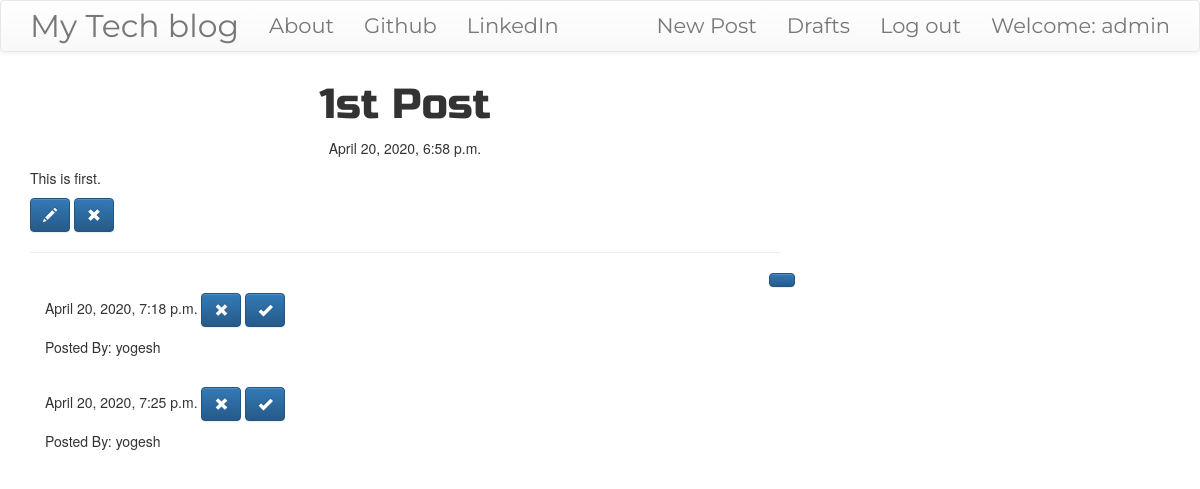
Page /post/10 (signed in) on the committed database.
### blog/models.py (models this page shows, shortened)
class Post(models.Model):
    author = models.ForeignKey('auth.User',on_delete=models.PROTECT) #understand this
    title = models.CharField(max_length=256)
    text = models.TextField()
    create_date = models.DateTimeField(default=timezone.now())
    published_date = models.DateTimeField(blank=True, null=True)

class Comment(models.Model):
    post = models.ForeignKey('blog.Post', related_name='comments',on_delete=models.PROTECT)
    author = models.CharField(max_length=256)
    text = models.TextField()
    create_date = models.DateTimeField(default=timezone.now)
    approved_comment = models.BooleanField(default=False)

### blog/views.py (the view)
# urls.py: path('post/<int:pk>',views.PostDetailView.as_view(),name='post_detail'),
class PostDetailView(DetailView):
    model = Post

### blog/templates/blog/post_detail.html (shortened to what this page needs)
{% extends 'blog/base.html' %}
{% block content %}
<h1 class = "posttitle">{{post.title}}</h1>
{% if post.published_date %}
<div class="date postdate">
  {{ post.published_date}}
</div>
{%else%}
<a class="btn btn-default" href="{%url 'blog:post_publish' pk=post.pk %}">Publish</a>
{% endif %}
<p class='postcontent'>{{post.text|safe|linebreaksbr}}</p>
{% if user.is_authenticated %}
  <a class='btn btn-primary' href="{% url 'blog:post_edit' pk=post.pk %}"><span class='glyphicon glyphicon-pencil'></span></a>
  <a class='btn btn-primary' href="{% url 'blog:post_remove' pk=post.pk %}"><span class='glyphicon glyphicon-remove'></span></a>
<hr>
  <a class='btn btn-primary btn-comment' href="{%url 'blog:add_comment_to_post' pk=post.pk %}"></a>
<div class="container">
  {%for comment in post.comments.all %}
<br>
{%if user.is_authenticated or comment.approved_comment %}
{{comment.create_date}}
  {% if not comment.approved_comment %}
    <a class='btn btn-primary' href="{% url 'blog:comment_remove' pk=post.pk %}"><span class='glyphicon glyphicon-remove'></span></a>
    <a class='btn btn-primary' href="{% url 'blog:comment_approve' pk=post.pk %}"><span class='glyphicon glyphicon-ok'></span></a>
    <p>Posted By: {{comment.author}}</p>
  {%endif%}
{%endif%}
{%empty%}
<p>No Comments</p>
  {%endfor%}
</div>
{%endif%}
{%endblock%}

### blog/templates/blog/base.html (shortened to what this page needs)
<!DOCTYPE html>
{% load static %}
<html>
    <head>
        <link rel="stylesheet" href="https://maxcdn.bootstrapcdn.com/bootstrap/3.3.7/css/bootstrap.min.css">
        <link rel="stylesheet" href="https://maxcdn.bootstrapcdn.com/bootstrap/3.3.7/css/bootstrap-theme.min.css">
        <link rel="stylesheet" href="//cdn.jsdelivr.net/medium-editor/latest/css/medium-editor.min.css" type="text/css" media="screen" charset="utf-8">
        <link rel="stylesheet" href="{% static 'css/blog.css' %}">
<body class='loader'>
  <nav class="navbar navbar-default techfont custom-navbar">
    <div class="container">
      <ul class="nav navbar-nav">
        <li><a class='navbar-brand bigbrand' href="{% url 'blog:post_list' %}">My Tech blog</a></li>
        <li><a href="{% url 'blog:about' %}">About</a></li>
        <li><a href="https://www.github.com">Github</a></li>
        <li><a href="https://www.linkedin.com">LinkedIn</a></li>
      </ul>
      <ul class="nav navbar-nav navbar-right">
        {% if user.is_authenticated %}
        <li>
          <a href="{% url 'blog:post_new' %}" >New Post</a>
        </li>
        <li>
          <a href="{% url 'blog:post_draft_list' %}">Drafts</a>
        </li>
        <li>
          <a href="{% url 'logout' %}" >Log out</a>
        </li>
        <li>
          <a >Welcome: {{ user.username }}</a>
        </li>
          {% else %}
          <li><a class='nav navbar-right' href="{% url 'login' %}" ><span class="glyphicon glyphicon-user"></span></a></li>
        {% endif %}
      </ul>
  </div>
</nav>
        <div class="content container">
            <div class="row">
                <div class="col-md-8">
                  <div class="blog_posts">
                    {% block content %}
                    {% endblock %}
                  </div>
                </div>
            </div>
        </div>
</body>
</html>

### blog/static/css/blog.css (style rules this page uses)
.techfont { font-family: 'Montserrat', sans-serif; font-size: 1.5em; margin-bottom: 10px; }
.postdate { text-align: center; }
.posttitle { font-family: 'Russo One', sans-serif; font-size: 3em; text-align: center; }
.postcontent { font-family: 'Montserrat'; font-size: 1.5em; }
.btn-comment { position: absolute; right: 0px; }
.bigbrand { font-size: 1.5em; }
.loader { filter:hue-rotate(0deg); color: linear-gradient(45deg,#0f8,#08f); animation:hue 5000ms infinite linear; }

### rows in the picture
Post: title "1st Post", published_date "April 20, 2020, 6:58 p.m.", text "This is first."
Comment: create_date "April 20, 2020, 7:18 p.m.", author "yogesh"
Comment: create_date "April 20, 2020, 7:25 p.m.", author "yogesh"

### other values in the picture
{{ user.username }} "admin"
